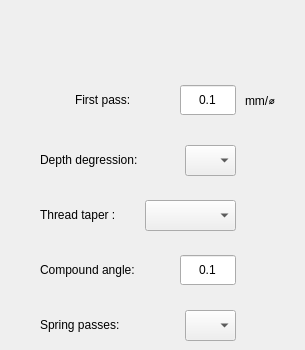
   <widget class="QWidget" name="pageThreading2">
    <widget class="VCPSettingsLineEdit" name="threadingFirstPass">
     <property name="geometry">
      <rect>
       <x>180</x>
       <y>85</y>
       <width>56</width>
       <height>30</height>
      </rect>
     </property>
     <property name="styleSheet">
      <string notr="true">font: 11pt &quot;Noto Sans&quot;;</string>
     </property>
     <property name="text">
      <string>0.1</string>
     </property>
     <property name="alignment">
      <set>Qt::AlignCenter</set>
     </property>
     <property name="settingName" stdset="0">
      <string>smart_numpad.quick-cycles-thread-first-pass</string>
     </property>
     <property name="textFormat" stdset="0">
      <string/>
     </property>
    </widget>
    <widget class="VCPSettingsComboBox" name="threadingTaper">
     <property name="geometry">
      <rect>
       <x>145</x>
       <y>200</y>
       <width>91</width>
       <height>31</height>
      </rect>
     </property>
     <property name="layoutDirection">
      <enum>Qt::LeftToRight</enum>
     </property>
     <property name="styleSheet">
      <string notr="true">font: 11pt &quot;Noto Sans&quot;;</string>
     </property>
     <property name="settingName" stdset="0">
      <string>quick-cycles.threading-taper</string>
     </property>
    </widget>
    <widget class="QLabel" name="label_66">
     <property name="geometry">
      <rect>
       <x>40</x>
       <y>310</y>
       <width>106</width>
       <height>30</height>
      </rect>
     </property>
     <property name="styleSheet">
      <string notr="true">font: 11pt &quot;Noto Sans&quot;;</string>
     </property>
     <property name="text">
      <string>Spring passes:</string>
     </property>
    </widget>
    <widget class="QLabel" name="label_73">
     <property name="geometry">
      <rect>
       <x>245</x>
       <y>85</y>
       <width>51</width>
       <height>30</height>
      </rect>
     </property>
     <property name="styleSheet">
      <string notr="true">font: 11pt &quot;Noto Sans&quot;;</string>
     </property>
     <property name="text">
      <string>mm/⌀</string>
     </property>
    </widget>
    <widget class="VCPSettingsComboBox" name="threadingDepthDegression">
     <property name="geometry">
      <rect>
       <x>185</x>
       <y>145</y>
       <width>51</width>
       <height>31</height>
      </rect>
     </property>
     <property name="layoutDirection">
      <enum>Qt::LeftToRight</enum>
     </property>
     <property name="styleSheet">
      <string notr="true">font: 11pt &quot;Noto Sans&quot;;</string>
     </property>
     <property name="settingName" stdset="0">
      <string>quick-cycles.threading-depth-degression</string>
     </property>
    </widget>
    <widget class="QLabel" name="label_21">
     <property name="geometry">
      <rect>
       <x>75</x>
       <y>85</y>
       <width>81</width>
       <height>30</height>
      </rect>
     </property>
     <property name="styleSheet">
      <string notr="true">font: 11pt &quot;Noto Sans&quot;;</string>
     </property>
     <property name="text">
      <string>First pass:</string>
     </property>
    </widget>
    <widget class="QLabel" name="label_72">
     <property name="geometry">
      <rect>
       <x>40</x>
       <y>145</y>
       <width>136</width>
       <height>30</height>
      </rect>
     </property>
     <property name="styleSheet">
      <string notr="true">font: 11pt &quot;Noto Sans&quot;;</string>
     </property>
     <property name="text">
      <string>Depth degression:</string>
     </property>
    </widget>
    <widget class="QLabel" name="label_71">
     <property name="geometry">
      <rect>
       <x>40</x>
       <y>200</y>
       <width>101</width>
       <height>30</height>
      </rect>
     </property>
     <property name="styleSheet">
      <string notr="true">font: 11pt &quot;Noto Sans&quot;;</string>
     </property>
     <property name="text">
      <string>Thread taper :</string>
     </property>
    </widget>
    <widget class="QLabel" name="label_69">
     <property name="geometry">
      <rect>
       <x>40</x>
       <y>255</y>
       <width>126</width>
       <height>30</height>
      </rect>
     </property>
     <property name="styleSheet">
      <string notr="true">font: 11pt &quot;Noto Sans&quot;;</string>
     </property>
     <property name="text">
      <string>Compound angle:</string>
     </property>
    </widget>
    <widget class="VCPSettingsComboBox" name="threadingSpringPasses">
     <property name="geometry">
      <rect>
       <x>185</x>
       <y>310</y>
       <width>51</width>
       <height>31</height>
      </rect>
     </property>
     <property name="layoutDirection">
      <enum>Qt::LeftToRight</enum>
     </property>
     <property name="styleSheet">
      <string notr="true">font: 11pt &quot;Noto Sans&quot;;</string>
     </property>
     <property name="settingName" stdset="0">
      <string>quick-cycles.threading-spring-passes</string>
     </property>
    </widget>
    <widget class="VCPSettingsLineEdit" name="threadingCompAngle">
     <property name="geometry">
      <rect>
       <x>180</x>
       <y>255</y>
       <width>56</width>
       <height>30</height>
      </rect>
     </property>
     <property name="styleSheet">
      <string notr="true">font: 11pt &quot;Noto Sans&quot;;</string>
     </property>
     <property name="text">
      <string>0.1</string>
     </property>
     <property name="alignment">
      <set>Qt::AlignCenter</set>
     </property>
     <property name="settingName" stdset="0">
      <string>smart_numpad.quick-cycles-threading-compound-angle</string>
     </property>
     <property name="textFormat" stdset="0">
      <string/>
     </property>
    </widget>
   </widget>
